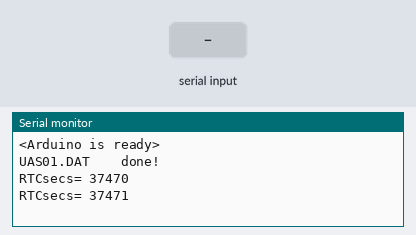
Recording of a sketch running on a simulated Arduino Mega 2560, built with avr-gcc and run on an emulated ATmega2560. On the bench: the last lines printed to the serial monitor. Inputs (shaded band) come from the test bench. The local clock reads 2024-03-15 10:24:30 at power-on unless the sketch sets it; storage starts empty.

Above: at 1.2 s.
1.3 s: "!tt\n" received over the second serial link
At 1.7 s:
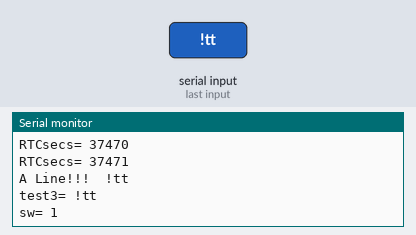
2.8 s: "!rt\n" received over the second serial link
At 2.97 s:
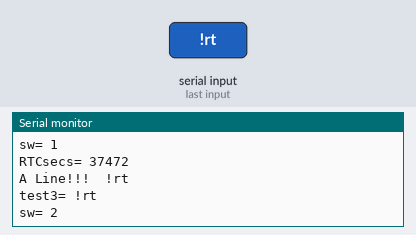
4.3 s: "!rd\n" received over the second serial link
At 4.9 s:
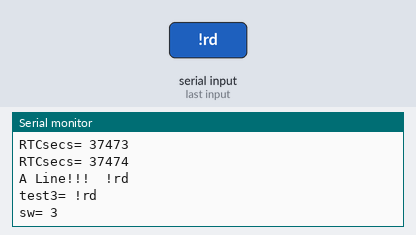
5.8 s: "UAS\n" received over the second serial link
At 5.97 s:
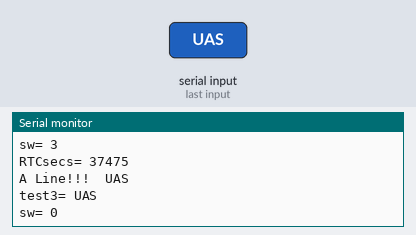
7.3 s: "90,45,200\n" received over the second serial link
At 7.7 s:
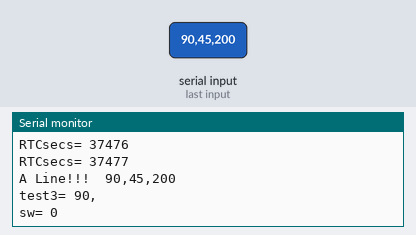
8.8 s: "90,45\n" received over the second serial link
At 8.97 s:
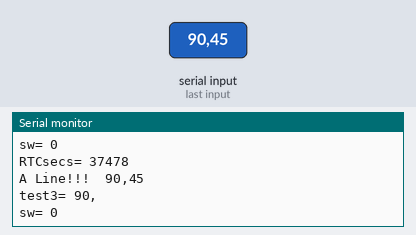
Timing chart, 0 to 11.3 s (numbered marks = the images above; inputs shaded):
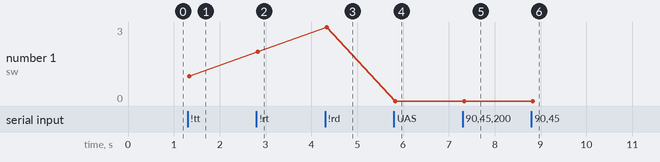

The sketch:

Office_Dec2018.ino
```cpp
#include <SPI.h>                // for SD card
#include <SD.h>                 // for SD card
#include <SparkFunDS1307RTC.h>  // for RTC clock
#include <Wire.h>               // I2C for RTC
#include <SoftwareSerial.h>

// for "Office testing" of Arduino system

SoftwareSerial SoftSerial(10, 9); // RX, TX
File root;
String DataFname;
bool GoodSD= true;
File dataFile;

const byte numChars = 32;
char receivedChars[numChars]; // an array to store the received data
boolean newData = false;
long CurrTimeMills;
float CurrTimeSecs;
//long CTsecs;
long NewSecs;
String TString;
long TimeOffset= 0;
String CycleData = "";

void setup() {
 Serial.begin(9600);      // Serial 0 or USB
 Serial.println("<Arduino is ready>");
 Serial1.begin(38400);    // Terminal to send commands
 SoftSerial.begin(9600);  // MagCompass or similar unpolled instrument

 rtc.begin(); // Call rtc.begin() to initialize the library
 // (Optional) Sets the SQW output to a 1Hz square wave.


 //Start SD card
 if (!SD.begin(8)) {
    Serial.println("SD card initialization failed!");
    //while (1);
    GoodSD= false;
  }
  //Serial.println("initialization done.");
  if (GoodSD) {
    root = SD.open("/");
    DataFname= FindNewFileName(root);
    Serial.print(DataFname + "    ");
    //dataFile = SD.open(DataFname, FILE_WRITE);
    Serial.println("done!");
  } else {
    Serial.println("SD failed...........");
  }
}


void loop() {
  long CT;
  static long LastCT=0;
  long Remain;
  static long LastRemain=300;
  long Delta;
  String strA="";
  static int8_t lastSecond = -1;
  static int8_t lastMinute = -1;
  static String CycleDataMin="";

  //ReadSer0();
  ReadSer1();
  ReadSoftSer();

  // End of the Second is here
  CT=millis();
  rtc.update();

  if (rtc.second() != lastSecond) // If the second has changed
  {
    //printTime(); // Print the new time
    CycleData+= "RTC= " + MakeRTCstring() + "\r\n";

    long s = rtc.second();
    long m = rtc.minute();
    long h = rtc.hour();

    long RTCsecs= s + 60*m + 3600*h;

    Serial.print("RTCsecs= ");
    Serial.println(RTCsecs);

    /* Serial.print("CT= ");
    Serial.println(CT);
    */

    float CTsecs= CT/1000.0;

    float diff= CTsecs + TimeOffset;
    diff =diff - (float)RTCsecs;
    if (s == 0) {  // New Miniute: add file name and size to data record

      CycleData+= "File=" + DataFname + "\n\r";
      dataFile = SD.open(DataFname, FILE_READ);
      unsigned long Fsize= dataFile.size();
      CycleData+= "Fsize=" + String(Fsize) + "\n\r";
      dataFile.close();
      char charD[4];     // Now add Date Stamp
      String Dstring="";
      sprintf(charD,"%4d-", (rtc.year()+2000));
      Dstring= String(charD);
      sprintf(charD,"%02d-", rtc.month());
      Dstring+= String(charD);
      sprintf(charD,"%02d", rtc.date());
      Dstring+= String(charD);
      CycleData+= "Date=" + Dstring + "\n\r";

  //String strAA= "RTC TimeString= " + Tstring;
  //Serial.println(strAA);
  //printTime();

    }

    CycleData+= "Delta Time (secs) = " + String(diff,4) + "\n\r";
    Serial1.print(CycleData);
    CycleDataMin+= CycleData;    //  for the one minute SD card write
    CycleData="";
    lastSecond = s; // Update lastSecond value

    if (m != lastMinute)   // If the minute has changed, write to SD card
    {
      dataFile = SD.open(DataFname, FILE_WRITE);
      dataFile.print(CycleDataMin);
      dataFile.close();
      lastMinute= m;
      CycleDataMin="";

    }
  }
}


  void ReadSer1() {
  //static String In0="";
  char rc;
  long testl=0;
  static String In ="";

  while (Serial1.available() > 0) {
     rc = Serial1.read();
     In += rc;
     if (rc == '\n') {
      ProcessSer1(In);
      In="";
    }
  }
}

void ReadSoftSer() {
  //MagC
  static String In ="";

  while (SoftSerial.available() > 0) {
     char rc = SoftSerial.read();
     In += rc;
     //Serial.println(In);
     if (rc == '\n') {
      In.trim();
      ProcessMagC(In);
      In="";
    }
  }
}


void ProcessSer1(String DataIn){
  String test3="";
  String strHH="", strMM="", strSS="";
  String strDOM="", strDay="", strMonth="", strYYYY="";

  int intHH=0, intMM=0, intSS=0;
  int intY=0, intDOM=0, intDay=0, intMonth=0;
  long Offset1=0;

  Serial.print("A Line!!!  ");
  Serial.println(DataIn);
  test3= DataIn.substring(0,3);
  Serial.print("test3= ");
  Serial.println(test3);

  int sw= 0;
  if (test3 == "!tt") {sw =  1;}
  if (test3 == "!rt") {sw =  2;}
  if (test3 == "!rd") {sw =  3;}

  Serial.print("sw= ");
  Serial.println(sw);

  switch (sw) {
      case 1:   //set internal clock
        if (DataIn.length() >= 9) {
          Serial.println("length good  ");
          strHH=DataIn.substring(3,5);
          intHH= strHH.toInt();
          strMM=DataIn.substring(5,7);
          intMM= strMM.toInt();
          strSS=DataIn.substring(7,9);
          intSS= strSS.toInt();
          TimeOffset=3600* (long) intHH + 60* (long) intMM + (long) intSS;
          TimeOffset-= millis()/1000;
          Serial.print("Offset1= ");
          Serial.println(TimeOffset);
        }
        break;
      case 2: //set real time clock
        if (DataIn.length() >= 9) {
          Serial.println("length good In RTC set ");
          strHH=DataIn.substring(3,5);
          intHH= strHH.toInt();
          strMM=DataIn.substring(5,7);
          intMM= strMM.toInt();
          strSS=DataIn.substring(7,9);
          intSS= strSS.toInt();

          int day=  rtc.day();
          int date= rtc.date();
          int month=rtc.month();
          int year= rtc.year();
//          Serial.print("year= ");
//          Serial.println(year);
//
          rtc.setTime(intSS, intMM, intHH, day, date, month, year);
        }
        break;
      case 3: // Set Date
          //DoStuff();
          //Command is !rd201812113  Last digit is day of week 3=Tuesday
          //  The above date is Dec 11, 2018  (Tuesday)

         if (DataIn.length() >= 9) {
          Serial.println("length good In RTC set ");
          strYYYY=DataIn.substring(3,7);
          intY= strYYYY.toInt() - 2000;
          strMonth=DataIn.substring(7,9);

          intMonth= strMonth.toInt();
          strDOM=DataIn.substring(9,11);
          intDOM= strDOM.toInt();
          strDay=DataIn.substring(11,12);
          intDay= strDay.toInt();

          int s= rtc.second();
          int m=rtc.minute();
          int h= rtc.hour();

//          Serial.print("Day= ");
//          Serial.println(intDay);
//          Serial.print("DOM= ");
//          Serial.println(intDOM);
//          Serial.print("month= ");
//          Serial.println(intMonth);
//          Serial.print("year= ");
//          Serial.println(intY);
//

          rtc.setTime(s, m, h, intDay, intDOM, intMonth, intY);
        }
      break;
  }

}

void DoStuff() {
  Serial.println("In the Do Stuff!!!!!!!!!!!!!!!!!");
}


void ProcessMagC(String DataIn){
  CycleData+= DataIn;
  CycleData+= "\r\n";
  //Serial.println(DataIn);
}


String MakeTimeStr(long SecsIn) {
      long SecsOut;
      long MinsOut;
      long MinsAOut;
      long HoursOut;
      String M = "";
      String S = "";
      String H = "";
      String Result;

      MinsAOut= SecsIn / 60;
      SecsOut= SecsIn % 60;

      MinsOut= MinsAOut % 60;
      //MinsOut= MinsOut % 60;
      HoursOut= MinsAOut / 60;

      S= String(SecsOut);
      if (SecsOut <= 9)  {
         S= "0" + S;
      }
      //S= sprintf("%2d",SecsOut);
      M= String(MinsOut);
      if (MinsOut <= 9)  {
         M= "0" + M;
      }
      H= String(HoursOut);
      if (HoursOut <= 9)  {
         H= "0" + H;
      }

      Result=H + ":" + M + ":" + S;
      return Result;
      }

String MakeRTCstring() {
  char charB[4];
  String Tstring="";


  rtc.update();

  sprintf(charB,"%02d", rtc.hour());
  Tstring= String(charB)+":";

  sprintf(charB,"%02d", rtc.minute());
  Tstring+= String(charB)+":";

  sprintf(charB,"%02d", rtc.second());
  Tstring+= String(charB);

  //String strAA= "RTC TimeString= " + Tstring;
  //Serial.println(strAA);
  //printTime();
  return Tstring;
}


String FindNewFileName(File dir) {
  String Fname;
  String strIdx;
  long idx=0;
  long i;
  char charA[4];
  String strB;
  String NewName;

  while (true) {
    File entry =  dir.openNextFile();
    if (! entry) {
      // no more files
      break;
    }
    Fname=entry.name();
    //Serial.println(Fname);
    if (Fname.substring(0,3) == "UAS") {
      //Serial.println(Fname.substring(3,5));
      strIdx= Fname.substring(3,5);
      //Serial.println(strIdx);
      i= strIdx.toInt();
      //Serial.println(i);
      if (i > idx) { idx=i;}
    }

    entry.close();
  }
  idx++;
  //idx= idx + 12;
  //Serial.print("Final= ");
  //Serial.println(idx);
  sprintf(charA,"%02d", idx);
  strB= String(charA);
  //strA= sprintf('%02d', idx);
  //strA= "Here-> ";
  //Serial.println(strB);
  NewName= "UAS" + strB + ".DAT";
  //Serial.println(NewName);
  return NewName;
}
```

Measured:
- after the input at 1.3 s, the serial monitor: prints a new line at once (image 1)
- after the input at 2.8 s, the serial monitor: prints a new line at once (image 2)
- after the input at 4.3 s, the serial monitor: prints a new line at once (image 3)
- after the input at 5.8 s, the serial monitor: prints a new line at once (image 4)
- after the input at 7.3 s, the serial monitor: prints a new line at once (image 5)
- after the input at 8.8 s, the serial monitor: prints a new line at once (image 6)
- plotted number 1: 1 → 2 after the input at 2.8 s, 3 → 0 after the input at 5.8 s
